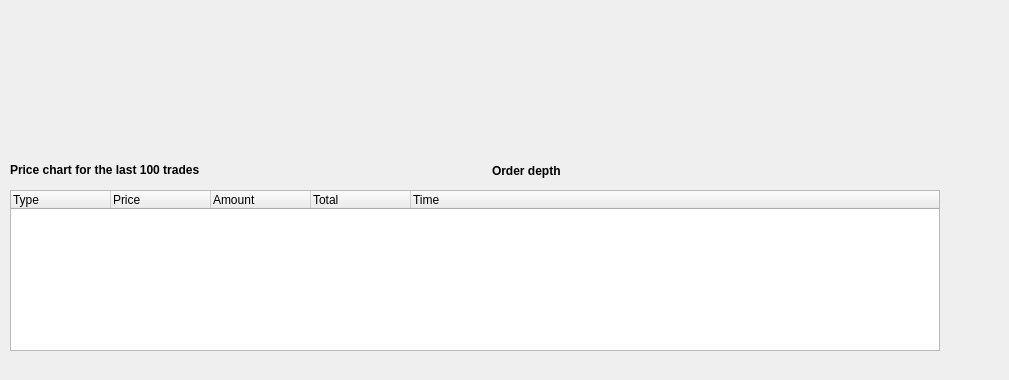
       <widget class="QWidget" name="graphsMintPal">
        <attribute name="title">
         <string>Graphs</string>
        </attribute>
        <widget class="QFrame" name="view2_2">
         <property name="geometry">
          <rect>
           <x>0</x>
           <y>0</y>
           <width>1000</width>
           <height>371</height>
          </rect>
         </property>
         <widget class="QCustomPlot" name="priceMintPalPlot" native="true">
          <property name="geometry">
           <rect>
            <x>10</x>
            <y>0</y>
            <width>460</width>
            <height>161</height>
           </rect>
          </property>
          <property name="styleSheet">
           <string notr="true">background:none;</string>
          </property>
         </widget>
         <widget class="QLabel" name="label_9">
          <property name="geometry">
           <rect>
            <x>10</x>
            <y>160</y>
            <width>261</width>
            <height>21</height>
           </rect>
          </property>
          <property name="text">
           <string>&lt;html&gt;&lt;head/&gt;&lt;body&gt;&lt;p&gt;&lt;span style=&quot; font-weight:600;&quot;&gt;Price chart for the last 100 trades&lt;/p&gt;&lt;/body&gt;&lt;/html&gt;</string>
          </property>
         </widget>
         <widget class="QTreeWidget" name="tradesMintPalTable">
          <property name="geometry">
           <rect>
            <x>10</x>
            <y>190</y>
            <width>930</width>
            <height>161</height>
           </rect>
          </property>
          <property name="autoScrollMargin">
           <number>16</number>
          </property>
          <property name="indentation">
           <number>10</number>
          </property>
          <property name="sortingEnabled">
           <bool>false</bool>
          </property>
          <property name="animated">
           <bool>false</bool>
          </property>
          <property name="headerHidden">
           <bool>false</bool>
          </property>
          <property name="columnCount">
           <number>5</number>
          </property>
          <attribute name="headerCascadingSectionResizes">
           <bool>false</bool>
          </attribute>
          <attribute name="headerHighlightSections">
           <bool>false</bool>
          </attribute>
          <column>
           <property name="text">
            <string>Type</string>
           </property>
          </column>
          <column>
           <property name="text">
            <string>Price</string>
           </property>
          </column>
          <column>
           <property name="text">
            <string>Amount</string>
           </property>
          </column>
          <column>
           <property name="text">
            <string>Total</string>
           </property>
          </column>
          <column>
           <property name="text">
            <string>Time</string>
           </property>
          </column>
         </widget>
         <widget class="QLabel" name="label_29">
          <property name="geometry">
           <rect>
            <x>492</x>
            <y>161</y>
            <width>211</width>
            <height>20</height>
           </rect>
          </property>
          <property name="text">
           <string>&lt;html&gt;&lt;head/&gt;&lt;body&gt;&lt;p&gt;&lt;span style=&quot; font-weight:600;&quot;&gt;Order depth &lt;/span&gt;&lt;/p&gt;&lt;/body&gt;&lt;/html&gt;</string>
          </property>
         </widget>
         <widget class="QCustomPlot" name="orderMintPalPlot" native="true">
          <property name="geometry">
           <rect>
            <x>492</x>
            <y>0</y>
            <width>460</width>
            <height>161</height>
           </rect>
          </property>
          <property name="styleSheet">
           <string notr="true">background:none;</string>
          </property>
         </widget>
        </widget>
       </widget>
